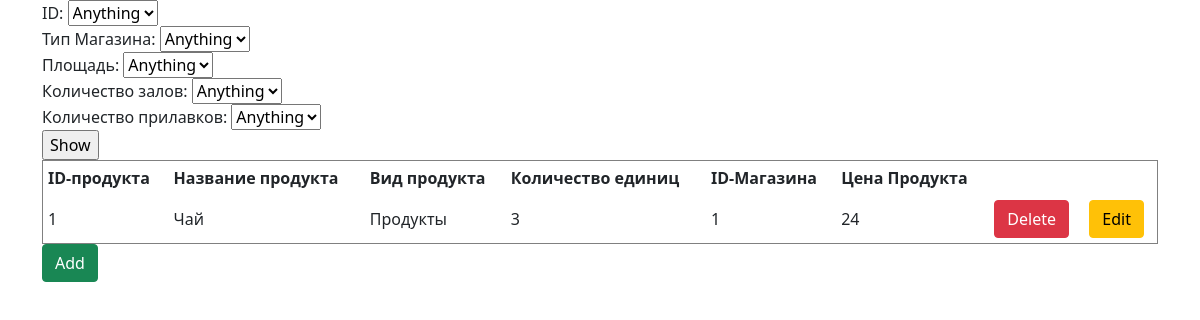
Page /products on the committed database.
### classes_file.py (models this page shows, shortened)
class Products(db.Model):
    id_product = db.Column(db.Integer, primary_key=True)
    name_product = db.Column(db.String(20), nullable=False)
    type_product = db.Column(db.String(20), nullable=False)
    amount_product = db.Column(db.Integer, nullable=False)
    id_shop = db.Column(db.Integer, nullable=False)
    price_product = db.Column(db.Integer, default=0)

### products.py (the view)
@app.route('/products')
def products():
    table = Products.query.order_by(Products.id_product).all()
    return render_template("products.html", table=table)

### templates/products.html (shortened to what this page needs)
<!doctype html>
<html lang="ru" xmlns="http://www.w3.org/1999/html">
<head>
    <link href="https://cdn.jsdelivr.net/npm/bootstrap@5.0.0/dist/css/bootstrap.min.css" rel="stylesheet">
</head>
<body>
<div class="container">
    <form action="/shop-choice" method="POST" id="data">
        ID:
        <select name="id_shop">
            <option value="any" label = "Anything">
                {% for el in table %}
            <option value={{el.id_shop}}  label = {{el.id_shop}}>
                {% endfor %}
        </select>
        <br>Тип Магазина:
        <select name="type_shop">
            <option value="any" label = "Anything">
                {% for el in table %}
            <option value={{el.type_shop}}  label = {{el.type_shop}}>
                {% endfor %}
        </select>
        <br>Площадь:
        <select name="shops_area">
            <option value="any" label = "Anything">
                {% for el in table %}
            <option value={{el.shops_area}}  label = {{el.shops_area}}>
                {% endfor %}
        </select>
        <br>Количество залов:
        <select name="hall_count">
            <option value="any" label = "Anything">
                {% for el in table %}
            <option value={{el.hall_count}}  label = {{el.hall_count}}>
                {% endfor %}
        </select>
        <br>Количество прилавков:
        <select name="stall_count">
            <option value="any" label = "Anything">
                {% for el in table %}
            <option value={{el.stall_count}}  label = {{el.stall_count}}>
                {% endfor %}
        </select><br>
        <input type="submit" name="btn btn-success" value="Show"><br>
    </form>
    <table border="1" width="100%" cellpadding="5">
        <tr>
            <th>ID-продукта</th>
            <th>Название продукта</th>
            <th>Вид продукта</th>
            <th>Количество единиц</th>
            <th>ID-Магазина</th>
            <th>Цена Продукта</th>
            <th></th>
            <th></th>
        </tr>
        {% for el in table %}
        <tr>
            <td>{{ el.id_product }}</td>
            <td>{{ el.name_product }}</td>
            <td>{{ el.type_product }}</td>
            <td>{{ el.amount_product }}</td>
            <td>{{ el.id_shop }}</td>
            <td>{{ el.price_product }}</td>
            <td>
                <a href="/shops?id={{el.id_shop}}&action=del" class="btn btn-danger">Delete</a>
            </td>
            <td>
                <a href="/shops/{{el.id_shop}}/edit" class="btn btn-warning">Edit</a>
            </td>
        </tr>
        {% endfor %}
    </table>
    <a href="/shops/create" class="btn btn-success">Add</a>
</div>
</body>
</html>

### rows in the picture
Products: id_product "1", name_product "Чай", type_product "Продукты", amount_product "3", id_shop "1", price_product "24"
